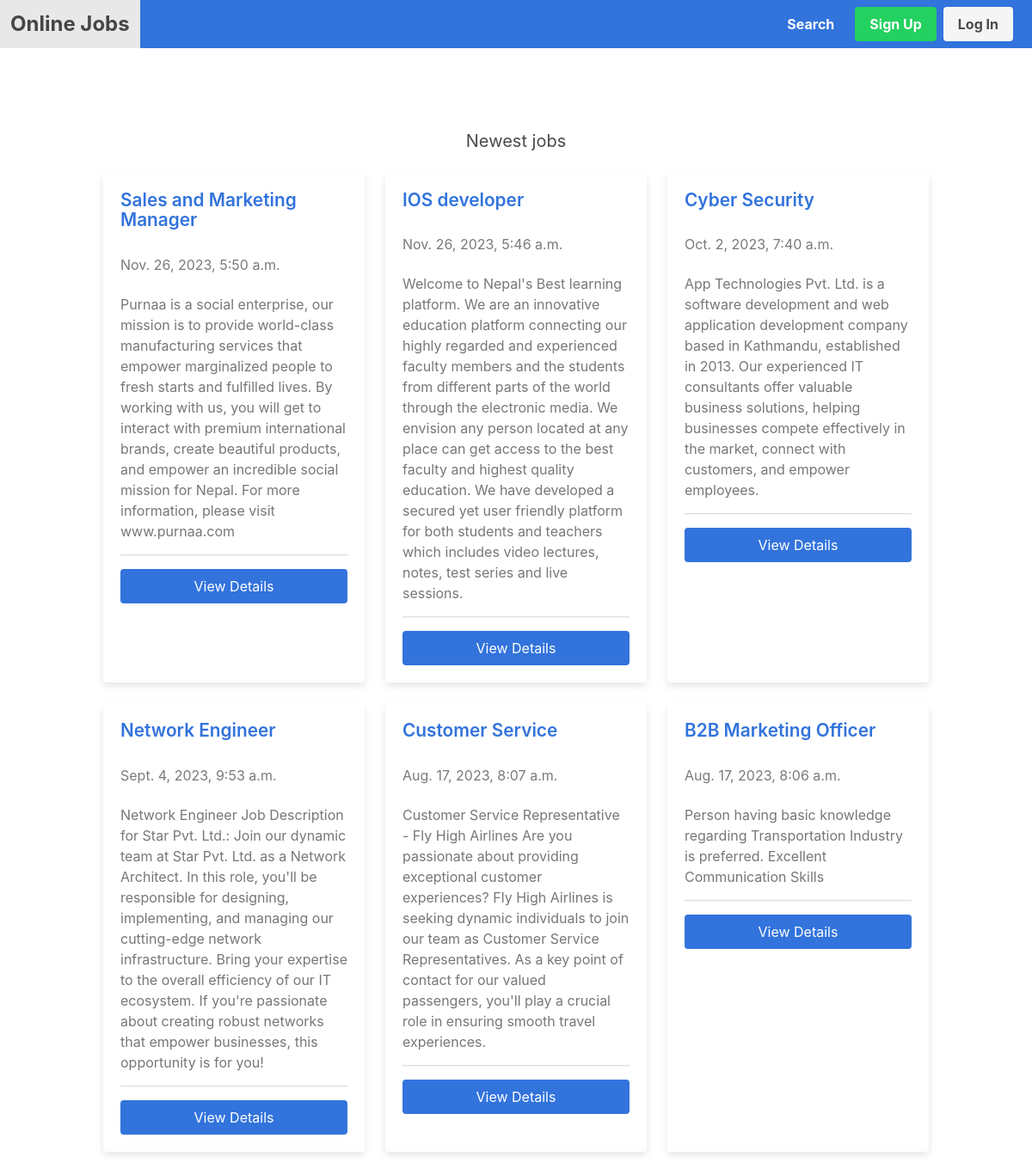
The page / on the database its author committed.
### apps/job/models.py (models this page shows, shortened)
class Job(models.Model):
	created_by = models.ForeignKey(User, on_delete=models.CASCADE, null=True)
	SIZE_1_9 = 'size_1-9'
	SIZE_10_49 = 'size_10-49'
	SIZE_50_99 = 'size_50-99'
	SIZE_100 = 'size_100'
	CHOICES_SIZE = (
		(SIZE_1_9, '1-9'),
		(SIZE_10_49, '10-49'),
		(SIZE_50_99, '50-99'),
		(SIZE_100, '100+'),
		)
	ACTIVE = 'active'
	EMPLOYED = 'employed'
	ARCHIVED = 'archived'
	CHOICES_STATUS = (
        (ACTIVE, 'Active'),
        (EMPLOYED, 'Employed'),
        (ARCHIVED, 'Archived'),
        )
	title = models.CharField(max_length=255)
	short_description = models.TextField()
	long_description = models.TextField(blank=True, null=True)
	company_name = models.CharField(max_length=255)
	company_address = models.CharField(max_length=255, blank=True, null=True)
	company_zipcode = models.CharField(max_length=255, blank=True, null=True)
	company_place = models.CharField(max_length=255, blank=True, null=True)
	company_country = models.CharField(max_length=255, blank=True, null=True)
	company_size = models.CharField(max_length=20, choices=CHOICES_SIZE, default=SIZE_1_9)
	created_by = models.ForeignKey(User, related_name='jobs', on_delete=models.CASCADE)
	created_at = models.DateTimeField(auto_now_add=True)
	changed_at = models.DateTimeField(auto_now=True)
	status = models.CharField(max_length=20, choices=CHOICES_STATUS, default=ACTIVE)

### apps/core/views.py (the view)
# urls.py: path('', frontpage, name='frontpage'),
def frontpage(request):
	jobs = Job.objects.filter(status=Job.ACTIVE).order_by('-created_at')
	return render(request, 'core/frontpage.html', {'jobs': jobs})

### apps/notification/context_processors.py (called while the page is built)
def notifications(request):
	if request.user.is_authenticated:
		return {'notifications': request.user.notifications.filter(is_read=False)}
	else:
		return {'notifications': []}

### apps/core/templates/core/frontpage.html (shortened to what this page needs)
{% extends 'core/base.html' %}
{% block content %}
    <section class="section">
        <div class="container">
            <h2 class="subtitle has-text-centered">Newest jobs</h2>
            <div class="columns is-multiline">
                {% for job in jobs %}
                    <div class="column is-4">
                        <div class="card job-card">
                            <div class="card-content">
                                <p class="title is-4 job-title">{{ job.title }}</p>
                                <p class="subtitle is-6 has-text-grey">{{ job.created_at }}</p>
                                <div class="content">
                                    {{ job.short_description }}
                                    <hr>
                                    <a href="{% url 'job_detail' job.id %}" class="button is-info is-fullwidth">View Details</a>
                                </div>
                            </div>
                        </div>
                    </div>
                {% endfor %}
            </div>
        </div>
    </section>
{% endblock %}

### apps/core/templates/core/base.html (shortened to what this page needs)
<!DOCTYPE html>
<html lang="en">
<head>
    <link rel="stylesheet" href="https://cdn.jsdelivr.net/npm/bulma@0.9.4/css/bulma.min.css">
</head>
<body>
    <nav class="navbar is-light" role="navigation" aria-label="main navigation">
        <div class="navbar-brand">
            <a href="{% url 'frontpage' %}" class="navbar-item"><strong>Online Jobs</strong></a>
        </div>
        <div id="navMenu" class="navbar-menu">
            <div class="navbar-end">
                <a href="{% url 'search' %}" class="navbar-item navbar-item-search" style="color: #ffffff">Search</a>
                <div class="navbar-item">
                    <div class="buttons">
                        {% if request.user.is_authenticated %}
                        <a href="{% url 'logout' %}" class="button is-danger"><strong>Log Out</strong></a>
                        {% else %}
                        <a href="{% url 'signup' %}" class="button is-success"><strong>Sign Up</strong></a>
                        <a href="{% url 'login' %}" class="button is-light"><strong>Log In</strong></a>
                        {% endif %}
                    </div>
                </div>
            </div>
        </div>
    </nav>
    <section class="section">
        {% block content %}
        {% endblock %}
    </section>
</body>
</html>

### apps/core/templates/core/base.html (style rules this page uses)
.navbar { background-color: #3273dc; }
.navbar-brand a { color: #fff; font-size: 1.5em; font-weight: bold; }
.navbar-menu { background-color: #3273dc; }
.navbar-item { color: #fff; font-weight: bold; }
.button { margin-right: 10px; }
.button.is-success { background-color: #23d160; }
.navbar-item-search { color: #fff; }

### apps/core/templates/core/frontpage.html (style rules this page uses)
.job-card { background-color: #ffffff; box-shadow: 0 4px 8px rgba(0, 0, 0, 0.1); transition: transform 0.3s, box-shadow 0.3s; height: 100%; }
.job-card .card-content { padding: 20px; }
.job-card .job-title { color: #3273dc; font-size: 1.3em; margin-bottom: 50px; }
.job-card .subtitle { color: #555; }
.job-card .content { margin-top: 15px; color: #777; }
.job-card hr { margin: 15px 0; border: 0; border-top: 1px solid #ddd; }
.job-card .button { background-color: #3273dc; color: #ffffff; border: none; }

### rows shown on the page
Job: title "Sales and Marketing Manager", created_at "Nov. 26, 2023, 5:50 a.m.", short_description "Purnaa is a social enterprise, our mission is to provide world-class manufacturing services that empower marginalized people to fresh starts and fulfilled lives. By working with us, you will get to interact with premium international brands, create beautiful products, and empower an incredible social mission for Nepal. For more information, please visit www.purnaa.com"
Job: title "IOS developer", created_at "Nov. 26, 2023, 5:46 a.m.", short_description "Welcome to Nepal's Best learning platform. We are an innovative education platform connecting our highly regarded and experienced faculty members and the students from different parts of the world through the electronic media. We envision any person located at any place can get access to the best faculty and highest quality education. We have developed a secured yet user friendly platform for both students and teachers which includes video lectures, notes, test series and live sessions."
Job: title "Cyber Security", created_at "Oct. 2, 2023, 7:40 a.m.", short_description "App Technologies Pvt. Ltd. is a software development and web application development company based in Kathmandu, established in 2013. Our experienced IT consultants offer valuable business solutions, helping businesses compete effectively in the market, connect with customers, and empower employees."
Job: title "Network Engineer", created_at "Sept. 4, 2023, 9:53 a.m.", short_description "Network Engineer Job Description for Star Pvt. Ltd.: Join our dynamic team at Star Pvt. Ltd. as a Network Architect. In this role, you'll be responsible for designing, implementing, and managing our cutting-edge network infrastructure. Bring your expertise to the overall efficiency of our IT ecosystem. If you're passionate about creating robust networks that empower businesses, this opportunity is for you!"
Job: title "Customer Service", created_at "Aug. 17, 2023, 8:07 a.m.", short_description "Customer Service Representative - Fly High Airlines Are you passionate about providing exceptional customer experiences? Fly High Airlines is seeking dynamic individuals to join our team as Customer Service Representatives. As a key point of contact for our valued passengers, you'll play a crucial role in ensuring smooth travel experiences."
Job: title "B2B Marketing Officer", created_at "Aug. 17, 2023, 8:06 a.m.", short_description "Person having basic knowledge regarding Transportation Industry is preferred. Excellent Communication Skills"
